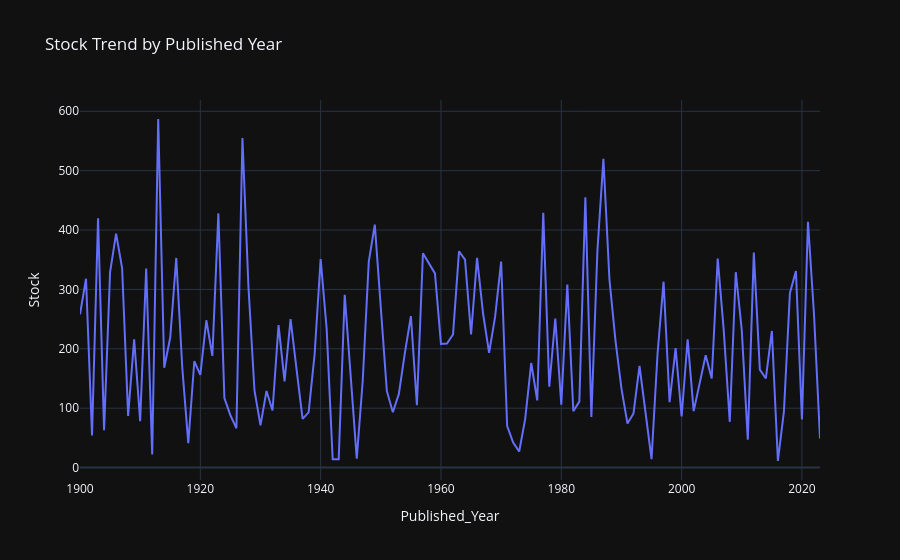

Notebook source saved alongside this figure:
### Code cell
yearly_stock = toolkit.groupby("Published_Year", as_index=False)["Stock"].sum()
fig = px.line(yearly_stock, x="Published_Year", y="Stock",
              title="Stock Trend by Published Year",template="plotly_dark")
fig.show()

### Figure 1 — Plotly figure (JSON) as saved in the notebook; plotly's stock layout.template omitted (floating-point values rounded to 4 significant figures)
{"data": [{"hovertemplate": "Published_Year=%{x}<br>Stock=%{y}<extra></extra>", "legendgroup": "", "line": {"color": "#636efa", "dash": "solid"}, "marker": {"symbol": "circle"}, "mode": "lines", "name": "", "orientation": "v", "showlegend": false, "type": "scatter", "x": [1900, 1901, 1902, 1903, 1904, 1905, 1906, 1907, 1908, 1909, 1910, 1911, 1912, 1913, 1914, 1915, 1916, 1917, 1918, 1919, 1920, 1921, 1922, 1923, 1924, 1925, 1926, 1927, 1928, 1929, 1930, 1931, 1932, 1933, 1934, 1935, 1936, 1937, 1938, 1939, 1940, 1941, 1942, 1943, 1944, 1945, 1946, 1947, 1948, 1949, 1950, 1951, 1952, 1953, 1954, 1955, 1956, 1957, 1959, 1960, 1961, 1962, 1963, 1964, 1965, 1966, 1967, 1968, 1969, 1970, 1971, 1972, 1973, 1974, 1975, 1976, 1977, 1978, 1979, 1980, 1981, 1982, 1983, 1984, 1985, 1986, 1987, 1988, 1989, 1990, 1991, 1992, 1993, 1994, 1995, 1996, 1997, 1998, 1999, 2000, 2001, 2002, 2003, 2004, 2005, 2006, 2007, 2008, 2009, 2010, 2011, 2012, 2013, 2014, 2015, 2016, 2017, 2018, 2019, 2020, 2021, 2022, 2023], "xaxis": "x", "y": [258, 318, 54, 420, 63, 329, 394, 336, 87, 216, 78, 335, 22, 587, 168, 219, 353, 168, 41, 179, 156, 248, 188, 428, 117, 88, 66, 555, 304, 130, 71, 129, 96, 240, 145, 250, 165, 82, 93, 191, 351, 233, 14, 14, 291, 157, 15, 147, 347, 409, 260, 129, 93, 124, 193, 255, 105, 361, 327, 208, 209, 224, 364, 350, 224, 353, 259, 193, 254, 347, 70, 42, 27, 82, 176, 113, 429, 136, 251, 106, 308, 95, 111, 455, 85, 365, 520, 317, 214, 133, 74, 91, 171, 92, 14, 192, 313, 110, 201, 86, 216, 95, 143, 189, 150, 352, 231, 77, 329, 231, 47, 362, 165, 150, 230, 11, 94, 294, 331, 81, 414, 259, 49], "yaxis": "y"}], "layout": {"legend": {"tracegroupgap": 0}, "title": {"text": "Stock Trend by Published Year"}, "xaxis": {"anchor": "y", "domain": [0, 1], "title": {"text": "Published_Year"}}, "yaxis": {"anchor": "x", "domain": [0, 1], "title": {"text": "Stock"}}}}
